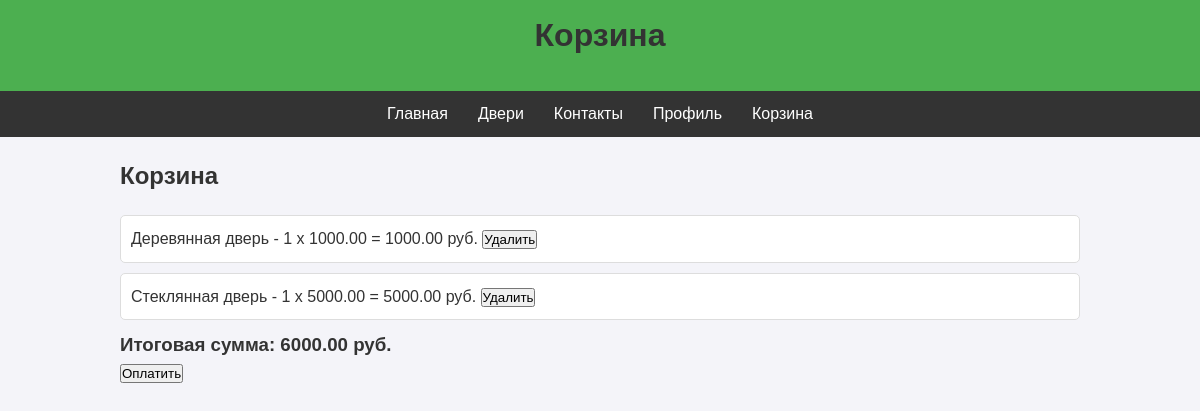
The app's page /cart/ (signed in) with its own data.
### myapp/models.py (models this page shows, shortened)
class CartItem(models.Model):
    user = models.ForeignKey(User, on_delete=models.CASCADE)
    product = models.ForeignKey(Product, on_delete=models.CASCADE)
    quantity = models.PositiveIntegerField(default=1)
    def get_total_price(self):
        return self.product.price * self.quantity

class Product(models.Model):
    name = models.CharField(max_length=100)
    price = models.DecimalField(max_digits=10, decimal_places=2)

### myapp/views.py (the view)
# urls.py: path('cart/', views.cart_view, name='cart'),
@login_required
def cart_view(request):
    cart_items = CartItem.objects.filter(user=request.user)
    total_price = sum(item.get_total_price() for item in cart_items)
    context = {
        'cart_items': cart_items,
        'total_price': total_price,
        'stripe_public_key': settings.STRIPE_PUBLIC_KEY
    }
    return render(request, 'myapp/cart.html', context)

### myapp/templates/myapp/cart.html (shortened to what this page needs)
{% load static %}
<!DOCTYPE html>
<html lang="ru">
<head>
    <link rel="stylesheet" href="{% static 'myapp/style.css' %}">
</head>
<body>
    <header>
        <h1>Корзина</h1>
    </header>
    <nav>
        <a href="/">Главная</a>
        <a href="/doors">Двери</a>
        <a href="/contact">Контакты</a>
        <a href="/profile">Профиль</a>
        <a href="/cart">Корзина</a>
    </nav>
    <div class="container">
    <h2>Корзина</h2>
    <ul>
        {% for item in cart_items %}
        <li>
            {{ item.product.name }} - {{ item.quantity }} x {{ item.product.price }} = {{ item.get_total_price }} руб.
            <form method="post" action="{% url 'remove_from_cart' item.id %}" style="display:inline;">
                <button type="submit">Удалить</button>
            </form>
        </li>
        {% endfor %}
    </ul>
    <h3>Итоговая сумма: {{ total_price }} руб.</h3>
    <button id="checkout-button">Оплатить</button>
    </div>
</body>
</html>

### myapp/static/myapp/style.css (style rules this page uses)
* { margin: 0; padding: 0; box-sizing: border-box; }
body { font-family: Arial, sans-serif; line-height: 1.6; background-color: #f4f4f9; color: #333; }
header { background-color: #4CAF50; color: #fff; padding: 10px 0; text-align: center; }
nav { background-color: #333; color: #fff; display: flex; justify-content: center; padding: 10px 0; }
nav a { color: #fff; margin: 0 15px; text-decoration: none; }
.container { width: 80%; margin: 20px auto; }
h1, h2 { color: #333; margin-bottom: 20px; }
ul { list-style: none; padding: 0; }
li { background: #fff; border: 1px solid #ddd; margin-bottom: 10px; padding: 10px; border-radius: 5px; }

### records on screen
CartItem: product.name "Деревянная дверь", quantity "1", product.price "1000.00", get_total_price "1000.00"
CartItem: product.name "Стеклянная дверь", quantity "1", product.price "5000.00", get_total_price "5000.00"

### other values on screen
{{ total_price }} "6000.00"
